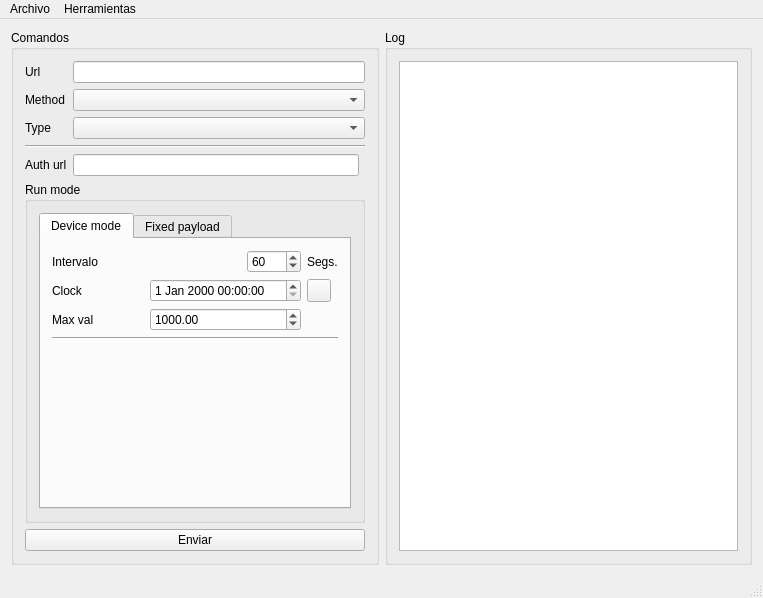
<?xml version="1.0" encoding="UTF-8"?>
<ui version="4.0">
 <class>MainWindow</class>
 <widget class="QMainWindow" name="MainWindow">
  <property name="geometry">
   <rect>
    <x>0</x>
    <y>0</y>
    <width>763</width>
    <height>598</height>
   </rect>
  </property>
  <property name="windowTitle">
   <string>MainWindow</string>
  </property>
  <widget class="QWidget" name="centralWidget">
   <layout class="QGridLayout" name="gridLayout">
    <item row="0" column="1">
     <widget class="QGroupBox" name="groupBox_2">
      <property name="title">
       <string>Log</string>
      </property>
      <layout class="QGridLayout" name="gridLayout_2">
       <item row="0" column="0">
        <widget class="QPlainTextEdit" name="plainTextEdit_console"/>
       </item>
      </layout>
     </widget>
    </item>
    <item row="0" column="0">
     <widget class="QGroupBox" name="groupBox">
      <property name="title">
       <string>Comandos</string>
      </property>
      <layout class="QGridLayout" name="gridLayout_3">
       <item row="2" column="0">
        <widget class="QLabel" name="label_5">
         <property name="text">
          <string>Type</string>
         </property>
        </widget>
       </item>
       <item row="2" column="1" colspan="2">
        <widget class="QComboBox" name="comboBo_contentType"/>
       </item>
       <item row="0" column="1" colspan="2">
        <widget class="QLineEdit" name="lineEdit_url"/>
       </item>
       <item row="0" column="0">
        <widget class="QLabel" name="label_3">
         <property name="text">
          <string>Url</string>
         </property>
        </widget>
       </item>
       <item row="1" column="0">
        <widget class="QLabel" name="label_4">
         <property name="text">
          <string>Method</string>
         </property>
        </widget>
       </item>
       <item row="1" column="1" colspan="2">
        <widget class="QComboBox" name="comboBox_method"/>
       </item>
       <item row="7" column="0" colspan="3">
        <widget class="QPushButton" name="pushButton_send">
         <property name="sizePolicy">
          <sizepolicy hsizetype="Minimum" vsizetype="Fixed">
           <horstretch>0</horstretch>
           <verstretch>0</verstretch>
          </sizepolicy>
         </property>
         <property name="text">
          <string>Enviar</string>
         </property>
        </widget>
       </item>
       <item row="6" column="0" colspan="3">
        <widget class="QGroupBox" name="groupBox_runMode">
         <property name="title">
          <string>Run mode</string>
         </property>
         <layout class="QGridLayout" name="gridLayout_5">
          <item row="0" column="0">
           <widget class="QTabWidget" name="tabWidget_runMode">
            <property name="currentIndex">
             <number>0</number>
            </property>
            <widget class="QWidget" name="tab_0">
             <attribute name="title">
              <string>Device mode</string>
             </attribute>
             <layout class="QGridLayout" name="gridLayout_6">
              <item row="5" column="0">
               <spacer name="verticalSpacer">
                <property name="orientation">
                 <enum>Qt::Vertical</enum>
                </property>
                <property name="sizeHint" stdset="0">
                 <size>
                  <width>20</width>
                  <height>40</height>
                 </size>
                </property>
               </spacer>
              </item>
              <item row="3" column="0">
               <widget class="QLabel" name="label_8">
                <property name="text">
                 <string>Max val</string>
                </property>
               </widget>
              </item>
              <item row="1" column="0">
               <widget class="QLabel" name="label_6">
                <property name="text">
                 <string>Clock</string>
                </property>
               </widget>
              </item>
              <item row="1" column="3">
               <widget class="QToolButton" name="toolButton_setLocalClock">
                <property name="toolTip">
                 <string>Set local clock</string>
                </property>
                <property name="text">
                 <string/>
                </property>
               </widget>
              </item>
              <item row="0" column="2">
               <widget class="QSpinBox" name="spinBox_intervalo">
                <property name="sizePolicy">
                 <sizepolicy hsizetype="Maximum" vsizetype="Fixed">
                  <horstretch>0</horstretch>
                  <verstretch>0</verstretch>
                 </sizepolicy>
                </property>
                <property name="minimum">
                 <number>1</number>
                </property>
                <property name="maximum">
                 <number>9999</number>
                </property>
                <property name="value">
                 <number>60</number>
                </property>
               </widget>
              </item>
              <item row="3" column="1" colspan="2">
               <widget class="QDoubleSpinBox" name="doubleSpinBox_maxVal">
                <property name="minimum">
                 <double>-9999999.000000000000000</double>
                </property>
                <property name="maximum">
                 <double>9999999.000000000000000</double>
                </property>
                <property name="singleStep">
                 <double>10.000000000000000</double>
                </property>
                <property name="value">
                 <double>1000.000000000000000</double>
                </property>
               </widget>
              </item>
              <item row="0" column="0">
               <widget class="QLabel" name="label">
                <property name="text">
                 <string>Intervalo</string>
                </property>
               </widget>
              </item>
              <item row="0" column="3">
               <widget class="QLabel" name="label_2">
                <property name="text">
                 <string>Segs.</string>
                </property>
               </widget>
              </item>
              <item row="1" column="1" colspan="2">
               <widget class="QDateTimeEdit" name="dateTimeEdit_clock"/>
              </item>
              <item row="4" column="0" colspan="4">
               <widget class="Line" name="line">
                <property name="orientation">
                 <enum>Qt::Horizontal</enum>
                </property>
               </widget>
              </item>
             </layout>
            </widget>
            <widget class="QWidget" name="tab_1">
             <attribute name="title">
              <string>Fixed payload</string>
             </attribute>
             <layout class="QGridLayout" name="gridLayout_7">
              <item row="0" column="0">
               <widget class="QPushButton" name="pushButton_loadData">
                <property name="text">
                 <string>Cargar datos</string>
                </property>
               </widget>
              </item>
              <item row="1" column="0">
               <widget class="QPlainTextEdit" name="plainTextEdit_payload"/>
              </item>
             </layout>
            </widget>
           </widget>
          </item>
         </layout>
        </widget>
       </item>
       <item row="4" column="0">
        <widget class="QLabel" name="label_7">
         <property name="text">
          <string>Auth url</string>
         </property>
        </widget>
       </item>
       <item row="3" column="0" colspan="3">
        <widget class="Line" name="line_2">
         <property name="orientation">
          <enum>Qt::Horizontal</enum>
         </property>
        </widget>
       </item>
       <item row="4" column="1">
        <widget class="QLineEdit" name="lineEdit_authUrl"/>
       </item>
      </layout>
     </widget>
    </item>
   </layout>
  </widget>
  <widget class="QMenuBar" name="menuBar">
   <property name="geometry">
    <rect>
     <x>0</x>
     <y>0</y>
     <width>763</width>
     <height>21</height>
    </rect>
   </property>
   <widget class="QMenu" name="menuArchivo">
    <property name="title">
     <string>Archivo</string>
    </property>
   </widget>
   <widget class="QMenu" name="menuHerramientas">
    <property name="title">
     <string>Herramientas</string>
    </property>
    <addaction name="actionLimpiar_consola"/>
   </widget>
   <addaction name="menuArchivo"/>
   <addaction name="menuHerramientas"/>
  </widget>
  <widget class="QStatusBar" name="statusBar"/>
  <action name="actionLimpiar_consola">
   <property name="text">
    <string>Limpiar consola</string>
   </property>
  </action>
 </widget>
 <layoutdefault spacing="6" margin="11"/>
 <resources/>
 <connections/>
</ui>
